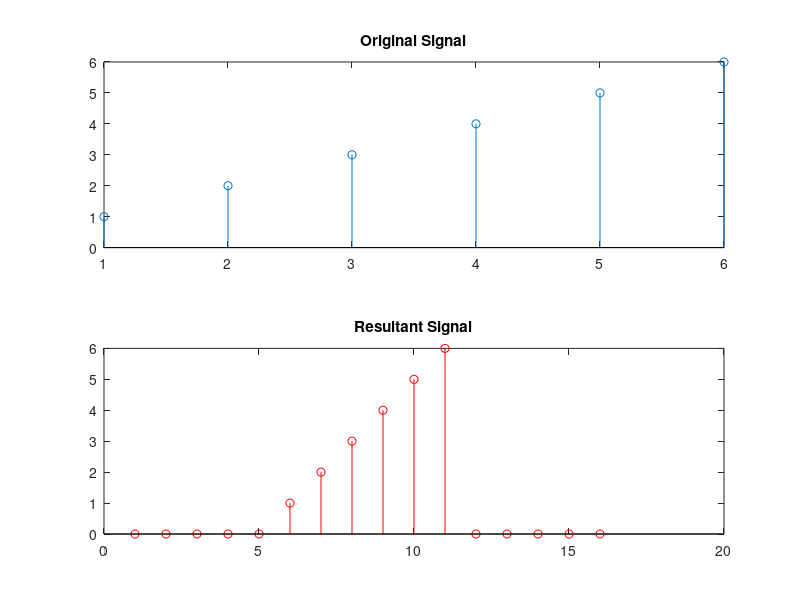

MATLAB code to generate this figure:
x = [1 2 3 4 5 6];
u = [zeros(1,5) 1 zeros(1,5)];
y=conv(x,u);
subplot(2,1,1);
stem(x);
title('Original Signal');
subplot(2,1,2);
stem(y,'r');
title('Resultant Signal');